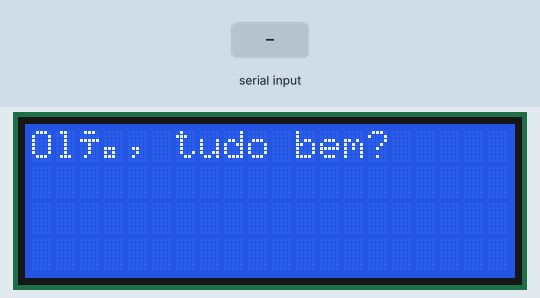
Simulated run of this sketch. Board: Arduino Uno, built with avr-gcc and run on an emulated ATmega328P. Shown: 20×4 character LCD. Inputs (shaded band) come from the test bench. What the sketch prints to the serial monitor is not drawn.

Above: at 1.3 s.
1.4 s: "1" received over the second serial link
At 3.2 s:
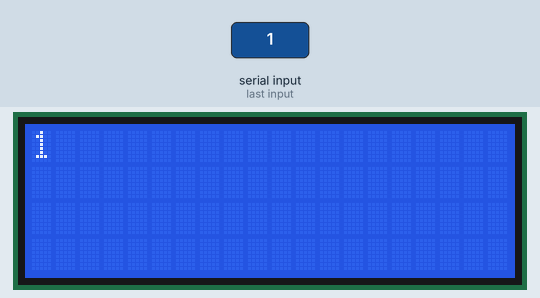
3.9 s: "0" received over the second serial link
At 6.1 s:
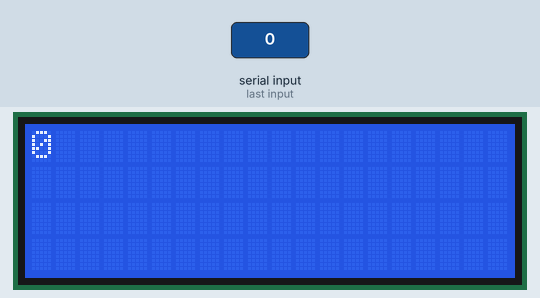
6.4 s: "2" received over the second serial link
Timing chart, 0 to 9.4 s (numbered marks = the images above; inputs shaded):
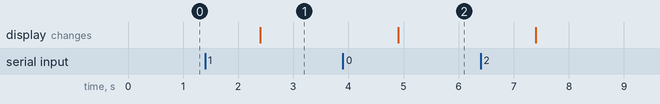

The sketch:

BT_LCD_I2C.ino
```cpp
/*
   Código para imprimir texto do bluetooth no display LCD I2C
*/

#include <LiquidCrystal_I2C.h>  //adicionar no gerenciador de bibliotecas
#include <SoftwareSerial.h> //biblioteca para comunicação UART com o HC-05
#include <Wire.h>

const int pinoRX = 2; //RX do Arduino - Conecte no TX do HC-05
const int pinoTX = 3; //TX do Arduino - Conecte no RX do HC-05

SoftwareSerial bluetooth(pinoRX, pinoTX); //cria uma objeto que representa o HC-05
LiquidCrystal_I2C lcd(0x27, 20, 4); //cria uma objeto que representa o LCD
void setup() {

  /*
     Inicializa o HC-05
     a velocidade, em bauds, depende da configuração do HC-05
     geralmente 9600 ou 38400
     para verificar, veja as instruções no arquivo BTConfig.ino, na pasta configuração
  */
  bluetooth.begin(38400);

  Serial.begin(9600);

  lcd.init();  // inicializa o LCD
  lcd.backlight();  // liga a luz do LCD
  lcd.clear();  // limpa o LCD
  lcd.setCursor(0, 0);  // coloca o cursor na primeira posição do LCD
  lcd.print("Olá, tudo bem?");  // imprime um texto inicial no LCD

  delay(100);
}

void loop() {
  if (bluetooth.available()) {  //se o bt está recebendo algo
    String msg = bluetooth.readString();  //lê a mensagem que vem do bt
    lcd.clear();  // limpa o LCD
    lcd.setCursor(0, 0);  // coloca o cursor na primeira posição do LCD
    lcd.print(msg);  //imprime a mensagem no LCD
    Serial.println(msg);  //imprime no monitor serial
  }
}
```

Measured:
- after the input at 1.4 s, the display: changes after 1.0 s (image 1)
- after the input at 3.9 s, the display: changes after 1.0 s (image 2)
